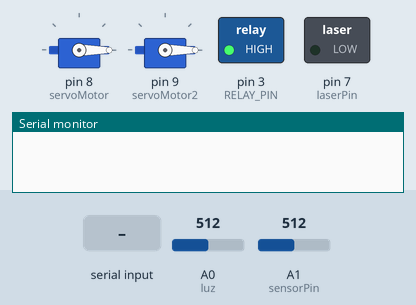
This sketch was run on a simulated Arduino Mega 2560, built with avr-gcc and run on an emulated ATmega2560. On the bench: 2 × servo, switched loads named in the sketch (green lamp = pin HIGH), the last lines printed to the serial monitor. The inputs (shaded band) are chosen by the test bench; at power-on: A0 (luz) = 512, A1 (sensorPin) = 512. Pins used as bus, display or sensor lines are not drawn.

Above: at 1.2 s.
1.3 s: "0\n" received over the second serial link
At 3.2 s:
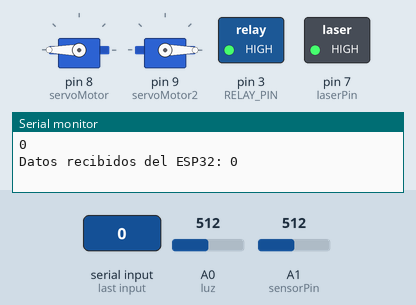
3.5 s: A0 (luz) set to 106
5.2 s: A0 (luz) set to 93
At 6.6 s:
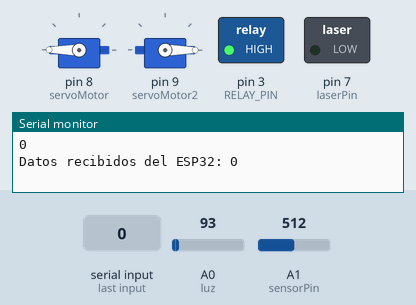
7.5 s: "1,90\n" received over the second serial link
At 8.5 s:
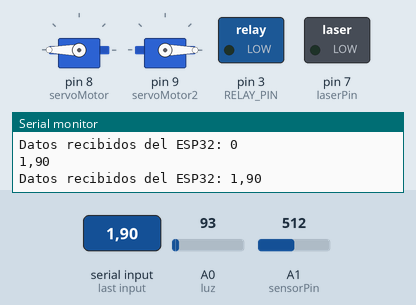
10.5 s: "1\n" received over the second serial link
At 14.3 s:
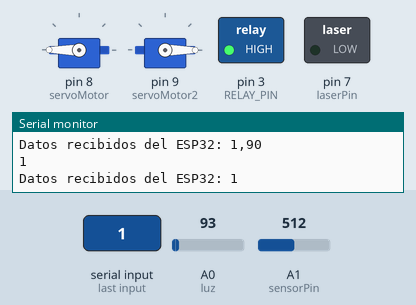
Timing chart, 0 to 15.6 s (numbered marks = the images above; inputs shaded):
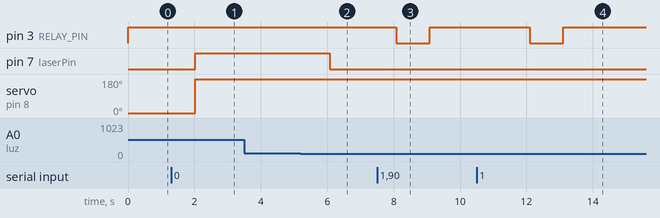

Measured:
- the behaviour switches between 100 and 99 on A0 (luz) (found by bisection; images 1 and 2)
- after the input at 1.3 s, pin 7 (laserPin): LOW → HIGH after 0.73 s; servo on pin 8 (servoMotor): 0° → 180° after 0.73 s
- after the input at 3.5 s, every drawn part: stays the same
- after the input at 5.2 s, pin 7 (laserPin): HIGH → LOW after 0.87 s
- after the input at 7.5 s, pin 3 (RELAY_PIN): HIGH → LOW after 0.58 s, → HIGH 1.0 s later
- after the input at 10.5 s, pin 3 (RELAY_PIN): HIGH → LOW after 1.6 s, → HIGH 1.0 s later

The sketch:

conexionserial.ino
```cpp
#include <Servo.h>
const int laserPin=7;
Servo servoMotor;
const int luz = A0;
const int RELAY_PIN = 3;
Servo servoMotor2;
const int sensorPower= 10;
const int sensorPin =A1;

int val = 0;

void setup() {
  pinMode(RELAY_PIN, OUTPUT);
  pinMode(sensorPower, OUTPUT);
  Serial.begin(115200);  // Monitor serie
  Serial1.begin(9600);   // Puerto serial con el ESP32
  pinMode(laserPin, OUTPUT);
  servoMotor.attach(8);
  servoMotor2.attach(9);
  servoMotor.write(0);
  servoMotor2.write(0);

}

void loop() {
  int level = readSensor();

  // Leer datos del ESP32
  if (Serial1.available()) {
    String dataFromESP32 = Serial1.readStringUntil('\n');
    Serial.println(dataFromESP32);
    int value = analogRead(luz);
    Serial1.println(value);

    if(dataFromESP32.toInt() == 1){
    Serial.print("Datos recibidos del ESP32: ");
    Serial.println(dataFromESP32);
    digitalWrite(RELAY_PIN, LOW);

    }else if(dataFromESP32.toInt() == 0){
    Serial.print("Datos recibidos del ESP32: ");
    Serial.println(dataFromESP32);
    digitalWrite(RELAY_PIN, HIGH);
    servoMotor2.write(180);
    digitalWrite(laserPin, HIGH);
    servoMotor.write(180);
    Serial1.println(value);
    }
  }
  if(analogRead(luz) < 100){
    digitalWrite(laserPin, LOW);
    servoMotor2.write(0);
    delay(1000);
    }
  if (level > 485){
    servoMotor2.write(0);
    digitalWrite(RELAY_PIN, HIGH);

  }

  delay(1000); // Esperar 1 segundo
}


int readSensor(){
  digitalWrite(sensorPower, HIGH);
  delay(10);
  val = analogRead(sensorPin);
  digitalWrite(sensorPower, LOW);
  return val;
}

/*
const int luz = A0;
const int laserPin=7;

void setup(){
    Serial.begin(9600);
    pinMode(laserPin, OUTPUT);
}

void loop(){
  Serial.println(analogRead(luz));

  if(analogRead(luz) > 100)
  digitalWrite(laserPin, LOW);
  else
  digitalWrite(laserPin, HIGH);
}*/
```
